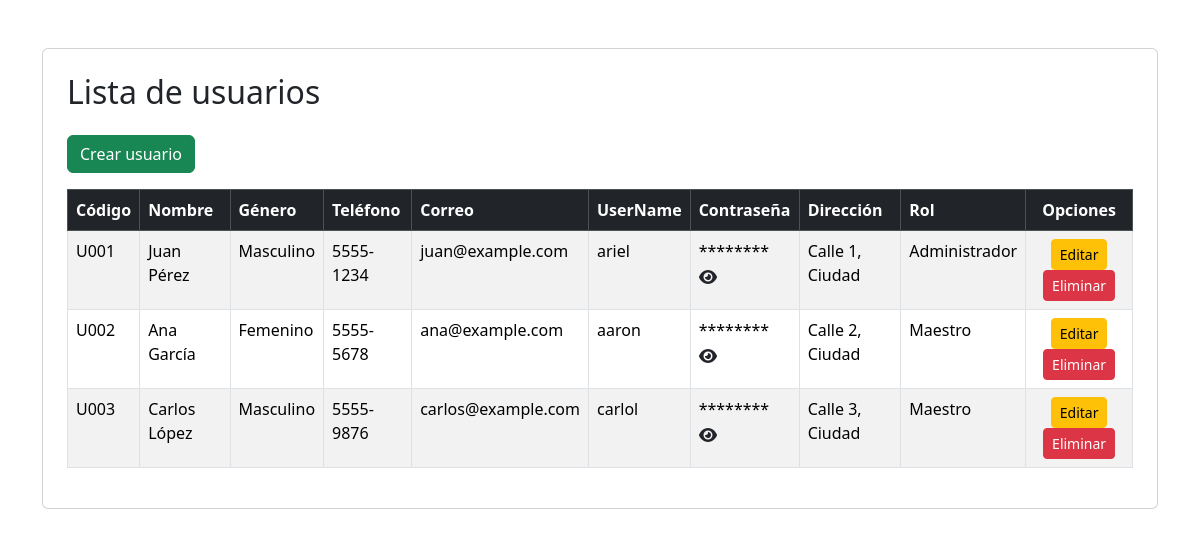
Page /PuellaSchool/views/user/userIndex.php (signed in) on the committed database.
### tables this page shows
CREATE TABLE `tbl_user` (
  `UserID` int NOT NULL AUTO_INCREMENT,
  `userCode` varchar(10) NOT NULL,
  `userName` varchar(255) NOT NULL,
  `userGender` varchar(50) NOT NULL,
  `userPhone` varchar(50) NOT NULL,
  `userEmail` varchar(100) NOT NULL,
  `userNickname` varchar(25) NOT NULL,
  `userPassword` varchar(500) NOT NULL,
  `userAddress` varchar(255) NOT NULL,
  `RolID` int DEFAULT NULL,
  PRIMARY KEY (`UserID`),
  UNIQUE KEY `userCode` (`userCode`),
  KEY `RolID` (`RolID`),
  CONSTRAINT `tbl_user_ibfk_1` FOREIGN KEY (`RolID`) REFERENCES `tbl_role` (`RolID`) ON DELETE SET NULL
);

CREATE TABLE `tbl_role` (
  `RolID` int NOT NULL AUTO_INCREMENT,
  `rolName` varchar(50) NOT NULL,
  `rolInfo` varchar(255) NOT NULL,
  PRIMARY KEY (`RolID`)
);

### PuellaSchool/controllers/userController.php (called while the page is built, shortened)
<?php
require_once(dirname(__FILE__) . "/../conf/database.php");
require_once(dirname(__FILE__) . "/../models/userModel.php");
class UserController
{
    private $user;
    public function __construct()
    {
        $database = new Database();
        $this->db = $database->getConnection();
        $this->user = new UserModel($this->db);
    }
    public function index()
    {
        $result = $this->user->getUsers();
        $users = $result->fetchAll(PDO::FETCH_ASSOC);
        include(dirname(__FILE__) . '/../views/user/userList.php');
    }
}

### PuellaSchool/conf/database.php (called while the page is built, shortened)
<?php
    class Database{
        private $host = "localhost";
        private $database = "PuellaSchoolDB";
        private $user = "root";
        private $password = "123123";
        public function getConnection(){
            $this->conn = null;
            try{
                $this->conn = new PDO("mysql:host=".$this->host.";dbname=".$this->database, $this->user, $this->password);
                $this->conn->exec("set names utf8");
            }catch(PDOException $ex){
                echo"Connection error: ".$ex->getMessage();
                die();
            }
            return $this->conn;
        }
    }
?>

### PuellaSchool/models/userModel.php (called while the page is built, shortened)
<?php
class UserModel
{
    private $conn;
    public function __construct($db)
    {
        $this->conn = $db;
    }
    public function getUsers()
    {
        $query = "CALL sp_SelectUsers();";
        $result = $this->conn->prepare($query);
        $result->execute();
        return $result;
    }
}
?>

### PuellaSchool/views/user/userList.php (the view, shortened to what this page needs)
<!DOCTYPE html>
<html lang="en">
<head>
    <link href="https://cdn.jsdelivr.net/npm/bootstrap@5.3.3/dist/css/bootstrap.min.css" rel="stylesheet">
    <link href="https://cdnjs.cloudflare.com/ajax/libs/font-awesome/6.4.0/css/all.min.css" rel="stylesheet">
</head>
<body>
    <div class="container">
        <div class="card mt-5 p-4">
            <h2 class="mb-4">Lista de usuarios</h2>
            <div class="mb-3">
                <a href="./userIndex.php?action=create" class="btn btn-success">Crear usuario</a>
            </div>
            <div class="table-responsive">
                <table class="table table-striped table-bordered">
                    <thead class="table-dark">
                        <tr>
                            <th scope="col">Código</th>
                            <th scope="col">Nombre</th>
                            <th scope="col">Género</th>
                            <th scope="col">Teléfono</th>
                            <th scope="col">Correo</th>
                            <th scope="col">UserName</th>
                            <th scope="col">Contraseña</th>
                            <th scope="col">Dirección</th>
                            <th scope="col">Rol</th>
                            <th scope="col" class="text-center">Opciones</th>
                        </tr>
                    </thead>
                    <tbody>
                        <?php foreach ($users as $user) : ?>
                            <tr>
                                <td><?= htmlspecialchars($user['userCode']); ?></td>
                                <td><?= htmlspecialchars($user['userName']); ?></td>
                                <td><?= htmlspecialchars($user['userGender']); ?></td>
                                <td><?= htmlspecialchars($user['userPhone']); ?></td>
                                <td><?= htmlspecialchars($user['userEmail']); ?></td>
                                <td><?= htmlspecialchars($user['userNickname']); ?></td>
                                <td>
                                    <span id="password-<?= $user['UserID'] ?>" class="password-value">********</span>
                                    <button type="button" class="btn password-toggle" onclick="togglePassword(<?= $user['UserID'] ?>)">
                                        <i id="password-icon-<?= $user['UserID'] ?>" class="fas fa-eye"></i>
                                    </button>
                                </td>
                                <td><?= htmlspecialchars($user['userAddress']); ?></td>
                                <td><?= htmlspecialchars($user['rolName']); ?></td>
                                <td class="text-center">
                                    <a href="userIndex.php?action=edit&id=<?= $user['UserID'] ?>" class="btn btn-warning btn-sm">Editar</a>
                                    <a href="userIndex.php?action=delete&id=<?= $user['UserID'] ?>" class="btn btn-danger btn-sm" onclick="return confirm('¿Estás seguro de que deseas eliminar este usuario?')">Eliminar</a>
                                </td>
                            </tr>
                        <?php endforeach; ?>
                    </tbody>
                </table>
            </div>
        </div>
    </div>
</body>
</html>

### PuellaSchool/views/user/userIndex.php (shortened to what this page needs)
<?php
require_once '../../controllers/userController.php';
$action = isset($_GET['action']) ? $_GET['action'] : '';
$controller = new userController();
switch ($action) {
    default:
        $controller->index();
        break;
}
?>

### PuellaSchool/views/user/userList.php (style rules this page uses)
.password-toggle { cursor: pointer; background: none; border: none; padding: 0; }

### rows in the picture
tbl_user: userCode "U001", userName "Juan Pérez", userGender "Masculino", userPhone "5555-1234", userEmail "juan@example.com", userNickname "ariel", userAddress "Calle 1, Ciudad", RolID.rolName "Administrador"
tbl_user: userCode "U002", userName "Ana García", userGender "Femenino", userPhone "5555-5678", userEmail "ana@example.com", userNickname "aaron", userAddress "Calle 2, Ciudad", RolID.rolName "Maestro"
tbl_user: userCode "U003", userName "Carlos López", userGender "Masculino", userPhone "5555-9876", userEmail "carlos@example.com", userNickname "carlol", userAddress "Calle 3, Ciudad", RolID.rolName "Maestro"
